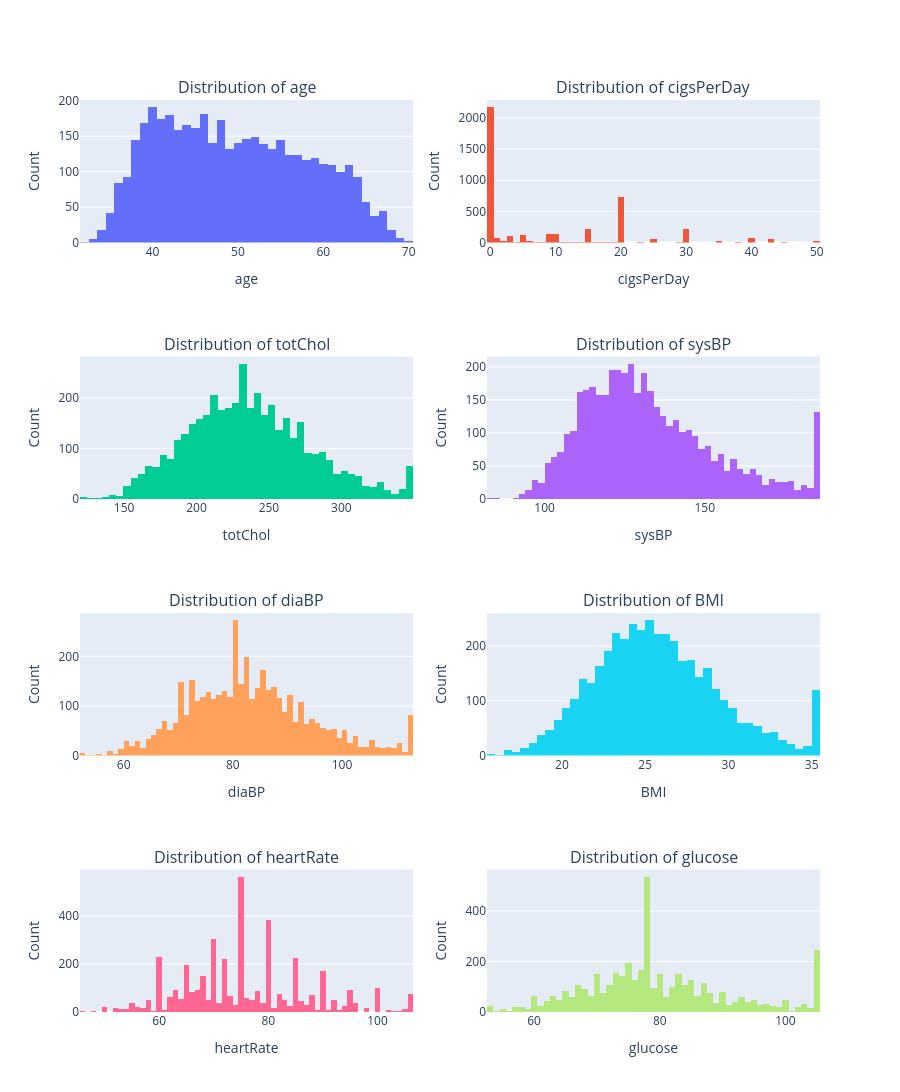

Notebook source saved alongside this figure:
### Code cell
# Numerical Feature Distributions
if df is not None:
    
    numerical_cols = ['age', 'cigsPerDay', 'totChol', 'sysBP', 'diaBP', 'BMI', 'heartRate','glucose']
    fig = make_subplots(rows=len(numerical_cols)//2 + len(numerical_cols) %2, cols=2, subplot_titles=[f"Distribution of {col}" for col in numerical_cols])

    for i, col in enumerate(numerical_cols):
        row = (i // 2) + 1
        col_idx = (i % 2) + 1
        fig.add_trace(go.Histogram(x=df[col], name=col, marker_color=px.colors.qualitative.Plotly[i%10]),row=row, col=col_idx)
        fig.update_xaxes(title_text=col, row=row, col=col_idx)
        fig.update_yaxes(title_text="Count", row=row, col=col_idx)

    fig.update_layout(height=400 * (len(numerical_cols)//2 + len(numerical_cols)%2), showlegend=False)
    fig.show()
    logging.info("Displayed histogram for numerical features")

### Figure 1 — Plotly figure (JSON) as saved in the notebook; plotly's stock layout.template omitted (floating-point values rounded to 4 significant figures; data arrays with more than 128 entries replaced by an {"elided": "..."} marker saying what was removed)
{"data": [{"marker": {"color": "#636EFA"}, "name": "age", "type": "histogram", "x": {"elided": "4238 int values"}, "xaxis": "x", "yaxis": "y"}, {"marker": {"color": "#EF553B"}, "name": "cigsPerDay", "type": "histogram", "x": {"elided": "4238 float values"}, "xaxis": "x2", "yaxis": "y2"}, {"marker": {"color": "#00CC96"}, "name": "totChol", "type": "histogram", "x": {"elided": "4238 float values"}, "xaxis": "x3", "yaxis": "y3"}, {"marker": {"color": "#AB63FA"}, "name": "sysBP", "type": "histogram", "x": {"elided": "4238 float values"}, "xaxis": "x4", "yaxis": "y4"}, {"marker": {"color": "#FFA15A"}, "name": "diaBP", "type": "histogram", "x": {"elided": "4238 float values"}, "xaxis": "x5", "yaxis": "y5"}, {"marker": {"color": "#19D3F3"}, "name": "BMI", "type": "histogram", "x": {"elided": "4238 float values"}, "xaxis": "x6", "yaxis": "y6"}, {"marker": {"color": "#FF6692"}, "name": "heartRate", "type": "histogram", "x": {"elided": "4238 float values"}, "xaxis": "x7", "yaxis": "y7"}, {"marker": {"color": "#B6E880"}, "name": "glucose", "type": "histogram", "x": {"elided": "4238 float values"}, "xaxis": "x8", "yaxis": "y8"}], "layout": {"annotations": [{"font": {"size": 16}, "showarrow": false, "text": "Distribution of age", "x": 0.225, "xanchor": "center", "xref": "paper", "y": 1, "yanchor": "bottom", "yref": "paper"}, {"font": {"size": 16}, "showarrow": false, "text": "Distribution of cigsPerDay", "x": 0.775, "xanchor": "center", "xref": "paper", "y": 1, "yanchor": "bottom", "yref": "paper"}, {"font": {"size": 16}, "showarrow": false, "text": "Distribution of totChol", "x": 0.225, "xanchor": "center", "xref": "paper", "y": 0.7188, "yanchor": "bottom", "yref": "paper"}, {"font": {"size": 16}, "showarrow": false, "text": "Distribution of sysBP", "x": 0.775, "xanchor": "center", "xref": "paper", "y": 0.7188, "yanchor": "bottom", "yref": "paper"}, {"font": {"size": 16}, "showarrow": false, "text": "Distribution of diaBP", "x": 0.225, "xanchor": "center", "xref": "paper", "y": 0.4375, "yanchor": "bottom", "yref": "paper"}, {"font": {"size": 16}, "showarrow": false, "text": "Distribution of BMI", "x": 0.775, "xanchor": "center", "xref": "paper", "y": 0.4375, "yanchor": "bottom", "yref": "paper"}, {"font": {"size": 16}, "showarrow": false, "text": "Distribution of heartRate", "x": 0.225, "xanchor": "center", "xref": "paper", "y": 0.1562, "yanchor": "bottom", "yref": "paper"}, {"font": {"size": 16}, "showarrow": false, "text": "Distribution of glucose", "x": 0.775, "xanchor": "center", "xref": "paper", "y": 0.1562, "yanchor": "bottom", "yref": "paper"}], "height": 1600, "showlegend": false, "xaxis": {"anchor": "y", "domain": [0, 0.45], "title": {"text": "age"}}, "xaxis2": {"anchor": "y2", "domain": [0.55, 1], "title": {"text": "cigsPerDay"}}, "xaxis3": {"anchor": "y3", "domain": [0, 0.45], "title": {"text": "totChol"}}, "xaxis4": {"anchor": "y4", "domain": [0.55, 1], "title": {"text": "sysBP"}}, "xaxis5": {"anchor": "y5", "domain": [0, 0.45], "title": {"text": "diaBP"}}, "xaxis6": {"anchor": "y6", "domain": [0.55, 1], "title": {"text": "BMI"}}, "xaxis7": {"anchor": "y7", "domain": [0, 0.45], "title": {"text": "heartRate"}}, "xaxis8": {"anchor": "y8", "domain": [0.55, 1], "title": {"text": "glucose"}}, "yaxis": {"anchor": "x", "domain": [0.8438, 1], "title": {"text": "Count"}}, "yaxis2": {"anchor": "x2", "domain": [0.8438, 1], "title": {"text": "Count"}}, "yaxis3": {"anchor": "x3", "domain": [0.5625, 0.7188], "title": {"text": "Count"}}, "yaxis4": {"anchor": "x4", "domain": [0.5625, 0.7188], "title": {"text": "Count"}}, "yaxis5": {"anchor": "x5", "domain": [0.2812, 0.4375], "title": {"text": "Count"}}, "yaxis6": {"anchor": "x6", "domain": [0.2812, 0.4375], "title": {"text": "Count"}}, "yaxis7": {"anchor": "x7", "domain": [0, 0.1562], "title": {"text": "Count"}}, "yaxis8": {"anchor": "x8", "domain": [0, 0.1562], "title": {"text": "Count"}}}}
